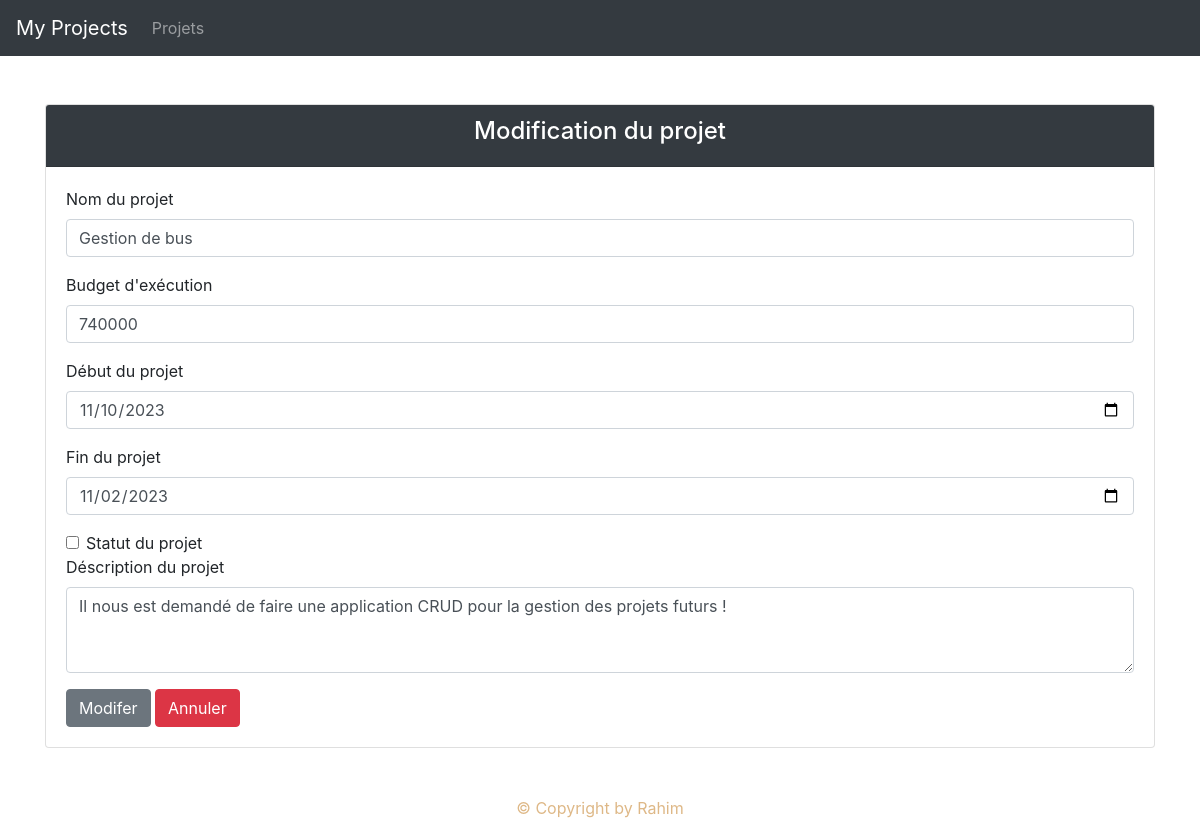
The app's page /?page=editprojet&idprojet=6 with its own data.
### tables this page shows
CREATE TABLE `projets` (
  `id` int(11) NOT NULL,
  `code` varchar(255) NOT NULL,
  `nom` varchar(100) NOT NULL,
  `description` varchar(1000) NOT NULL,
  `budget` int(8) NOT NULL,
  `date_debut` date NOT NULL,
  `date_fin` date NOT NULL,
  `statut` tinyint(1) NOT NULL
);

### bd/projet_db.php (called while the page is built, shortened)
<?php
    function getProjetById($id){
        global $db;
        $sql = "SELECT * FROM projets where id = $id";
        return $db -> query($sql) -> fetch(2);
    }

### view/editprojet.php (the view, shortened to what this page needs)
<?php
    $id = $_GET['idprojet'];
    $projet = getProjetById($id);
?>
<div class="container mt-5 offset">
    <div class="card" >
        <div class="card-header bg-dark">
           <h4 style="color: white;" class="text-center" >Modification du projet </h4>
        </div>
        <div class="card-body">
            <form action="" method="post">
                <div class="mb-3">
                    <label for="exampleFormControlInput1" class="form-label" >Nom du projet</label>
                    <input type="text" class="form-control" name="nom" value="<?= $projet['nom'] ?>" required>
                </div>
                <div class="mb-3">
                    <label for="exampleFormControlInput1" class="form-label">Budget d'exécution</label>
                    <input type="number" class="form-control" name="budget" value="<?= $projet['budget'] ?>" required>
                </div>
                <div class="mb-3">
                    <label for="exampleFormControlInput1" class="form-label">Début du projet</label>
                    <input type="date" class="form-control" name="date_debut" value="<?= $projet['date_debut'] ?>" required>
                </div>
                <div class="mb-3">
                    <label for="exampleFormControlInput1" class="form-label">Fin du projet</label>
                    <input type="date" class="form-control" name="date_fin" value="<?= $projet['date_fin'] ?>" required>
                </div>
                <div class="form-check form-switch">
                    <input class="form-check-input" type="checkbox" name="statut" value="<?= $projet['statut'] ?>">
                    <label class="form-check-label" for="flexSwitchCheckDefault">Statut du projet</label>
                </div>
                <div class="mb-3">
                    <label for="exampleFormControlTextarea1" class="form-label">Déscription du projet</label>
                    <textarea class="form-control" name ='description' rows="3"><?= $projet['description'] ?></textarea>
                </div>
                <input class="btn btn-secondary" type="submit" name="editer" value = "Modifer">
                <input class="btn btn-danger" type="submit" name="annuler" value = "Annuler">
            </form>
        </div>
    </div>
</div>

### records on screen
projets: nom "Gestion de bus", budget "740000", date_debut "11/10/2023", date_fin "11/02/2023", description "Il nous est demandé de faire une application CRUD pour la gestion des projets futurs !"
